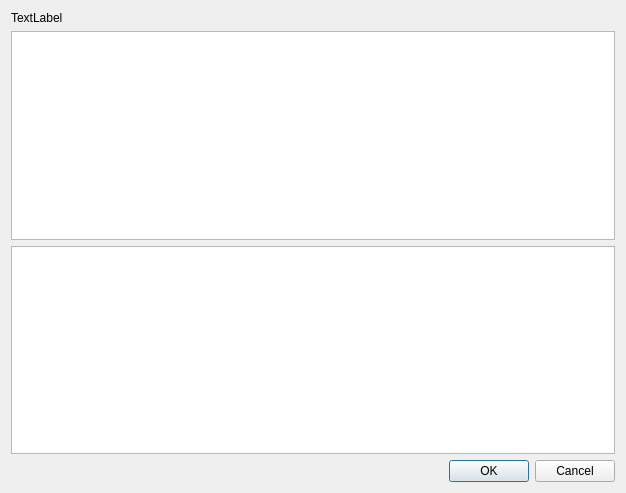
<?xml version="1.0" encoding="UTF-8"?>
<ui version="4.0">
 <class>Dialog</class>
 <widget class="QDialog" name="Dialog">
  <property name="geometry">
   <rect>
    <x>0</x>
    <y>0</y>
    <width>626</width>
    <height>493</height>
   </rect>
  </property>
  <property name="windowTitle">
   <string>Dialog</string>
  </property>
  <layout class="QGridLayout" name="gridLayout">
   <item row="3" column="0">
    <widget class="QDialogButtonBox" name="buttonBox">
     <property name="orientation">
      <enum>Qt::Horizontal</enum>
     </property>
     <property name="standardButtons">
      <set>QDialogButtonBox::Cancel|QDialogButtonBox::Ok</set>
     </property>
    </widget>
   </item>
   <item row="2" column="0">
    <widget class="QTextEdit" name="licenseText">
     <property name="readOnly">
      <bool>true</bool>
     </property>
     <property name="textInteractionFlags">
      <set>Qt::NoTextInteraction</set>
     </property>
    </widget>
   </item>
   <item row="0" column="0">
    <widget class="QLabel" name="buildLabel">
     <property name="text">
      <string>TextLabel</string>
     </property>
    </widget>
   </item>
   <item row="1" column="0">
    <widget class="QTextEdit" name="descriptionText"/>
   </item>
  </layout>
 </widget>
 <resources/>
 <connections>
  <connection>
   <sender>buttonBox</sender>
   <signal>accepted()</signal>
   <receiver>Dialog</receiver>
   <slot>accept()</slot>
   <hints>
    <hint type="sourcelabel">
     <x>248</x>
     <y>254</y>
    </hint>
    <hint type="destinationlabel">
     <x>157</x>
     <y>274</y>
    </hint>
   </hints>
  </connection>
  <connection>
   <sender>buttonBox</sender>
   <signal>rejected()</signal>
   <receiver>Dialog</receiver>
   <slot>reject()</slot>
   <hints>
    <hint type="sourcelabel">
     <x>316</x>
     <y>260</y>
    </hint>
    <hint type="destinationlabel">
     <x>286</x>
     <y>274</y>
    </hint>
   </hints>
  </connection>
 </connections>
</ui>
